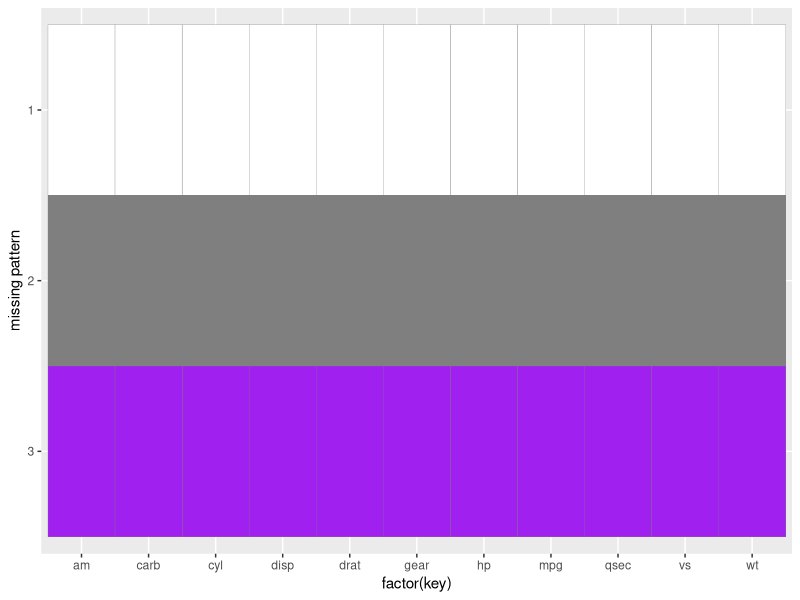

The R source for this figure: (Note: this script raises an error after producing the figure.)
## ---- chunk 1
knitr::opts_chunk$set(warning = FALSE, message = FALSE, echo = FALSE)
## ---- chunk 2
# missing graph
mycars <- mtcars
library(tidyverse)
library(patchwork)

mycars[1:25, "gear"] <- NA
mycars[10:20, 3:5] <- NA
for (i in 1:10) mycars[sample(32,1), sample(11,1)] <- NA

mycars <- mtcars

#count the missing patterns
missing_patterns <- data.frame(is.na(mycars)) %>%
  group_by_all() %>%
  count(name = "count", sort = TRUE) %>%
  ungroup()


missing<-data.frame(ifelse(missing_patterns[,1:11]==TRUE,'1','0'))
missing[3,]<-'2'
missing[,12]<-missing_patterns[,12]


tidypattern <- missing %>% 
    rownames_to_column("pattern") %>% 
    gather(key, value, -c(pattern,count)) 


p1<-ggplot(tidypattern,aes(x=factor(key),y=fct_rev(factor(pattern)),fill=value)) +
  geom_tile(color="grey50") +
  scale_fill_manual(values = c("white", "purple","grey")) +
  ylab("missing pattern") +
  theme(legend.position="none")

#to generate a function for the missing plots 
plot_missing_graphs <- function(df,percent=TRUE) {
  
  #missing graphs and make assumptions
  nrow = nrow(df)
  ncol = ncol(df)

#generate missing patterns based on the provisions of the questions 
  missing_patterns <- data.frame(is.na(df)) %>%
    group_by_all() %>%
    count(name = "count", sort = TRUE) %>%
    ungroup()

#group the data based on the requirements of the questions
  missing_datagroup <- missing_patterns %>% 
    mutate(index = row_number()) %>%
    gather(key, value, -c(index,count)) %>%
    group_by(index) %>%
    #generate missing patterns based on the provisions of the questions
    mutate(label = ifelse(sum(value)==0,
                          "complete", "pass")) %>%
    ungroup() %>%
    mutate(label = ifelse(label=="complete", 
                          "complete",ifelse(value==TRUE, "true", "false") ))

#make loops tto create more comprehensieve quotes and data
  if(!percent){
  missing_datagroup1 <- data.frame(count = colSums(is.na(df))) %>% 
    rownames_to_column("columns") %>% 
    arrange(desc(count))
#make loops tto create more comprehensieve quotes and data
  level <- missing_datagroup1$columns
  lab1 <- "num rows missing"
  ylim1 <- max(missing_datagroup1$count)

#make loops tto create more comprehensieve quotes and data
  missing_datagroup2 <- missing_datagroup %>%
    group_by(index) %>%
    summarise(count=mean(count),
              complete = ifelse(sum(value)==0,"yes","no"))
  lab2 <- "row count"
  xlim2 <- max(missing_datagroup2$count)
  }
  
  else{
  missing_datagroup1 <- data.frame(count = colSums(is.na(df))/nrow*100) %>% 
    rownames_to_column("columns") %>% 
    arrange(desc(count))
  level <- missing_datagroup1$columns
  lab1 <- "% rows missing"
  ylim1 <- 100

#make another looo make things better
  missing_datagroup2 <- missing_datagroup %>%
    group_by(index) %>%
    summarise(count=mean(count)/nrow*100, 
              complete = ifelse(sum(value)==0,"yes","no"))
  lab2 <- "% rows"
  xlim2 <-100
  }

  #start to create the graphs on the top  
  upper_graph <- ggplot(missing_datagroup1,aes(x=factor(columns,
                                  levels = level),y=count)) + 
    geom_bar(stat="identity",
             fill="lightblue") + 
    labs(y=lab1,x="", title = "Missing value patterns") +
    ylim(0,ylim1) +
    theme_bw() +
    theme(panel.grid.major.x = 
            element_blank(),
      panel.grid.minor.x = element_blank())
  
  
  index <- missing_datagroup2[missing_datagroup2$complete=="yes",]$index
  cols <- c("false" = "gray83", "true" = "rosybrown2",
            "complete" = "purple")
  #generate the first graph based on the requirement
  middle_graph <- ggplot(missing_datagroup,aes(x=factor(key,levels = level),
                        y=fct_rev(factor(index)),fill=label)) +
    geom_tile(color="white") + 
    scale_fill_manual(values = cols) +
    labs(x="variables",y="missing patterns") +
    theme(legend.position = "none")
  
  npattern <- nrow(missing_patterns)
  if(length(index)>=1){
    for(i in index){
      p1 <- p1 + geom_text(x=ncol/2+0.5, y=npattern+1-i, 
                           label="complete cases",size=5)
    }
  }
#start to create the plots on the right-hand side
  right_hand_plot <- ggplot(missing_datagroup2, aes(x=count, y=fct_rev(factor(index)),
                          fill=complete)) + 
    scale_fill_manual(values=c("lightblue", "lightblue")) +
    geom_bar(stat="identity") +
    labs(x=lab2,y="") +
    xlim(0,xlim2) +
    #to create better graphs
    theme_bw() +
    theme(panel.grid.major.y = element_blank(),
      panel.grid.minor.y = element_blank()) +
    theme(legend.position = "none")

  
  #we want to generate the graph at the end
  combination= (middle_graph | right_hand_plot) +  
    plot_layout(widths = 
                  c(4, 1))
combination2 = (upper_graph |  plot_spacer()) + 
  plot_layout(widths = c(3, 1))
combination2 / combination +  plot_layout(widths = c(4, 1), heights = c(1, 4))
}





## ---- chunk 3
set.seed(66)

plot_missing_graphs(index_data
                    ,percent=TRUE)



## ---- chunk 4
set.seed(66)

plot_missing_graphs(index
                    ,percent=TRUE)



